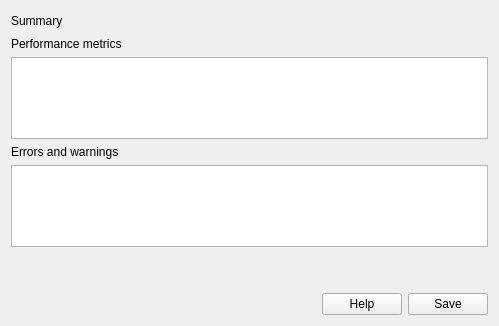
<?xml version="1.0" encoding="UTF-8"?>
<ui version="4.0">
 <class>MetricsWindow</class>
 <widget class="QWidget" name="MetricsWindow">
  <property name="geometry">
   <rect>
    <x>0</x>
    <y>0</y>
    <width>499</width>
    <height>326</height>
   </rect>
  </property>
  <property name="windowTitle">
   <string>Metrics</string>
  </property>
  <layout class="QGridLayout" name="gridLayout" rowstretch="0,0,2,0,2,0,0">
   <item row="0" column="0" colspan="2">
    <layout class="QHBoxLayout" name="horizontalLayout_2">
     <property name="spacing">
      <number>6</number>
     </property>
     <item>
      <widget class="QLabel" name="label_3">
       <property name="text">
        <string>Summary</string>
       </property>
      </widget>
     </item>
     <item>
      <widget class="MXLEDWidget" name="LEDs" native="true">
       <property name="sizePolicy">
        <sizepolicy hsizetype="Preferred" vsizetype="Preferred">
         <horstretch>0</horstretch>
         <verstretch>0</verstretch>
        </sizepolicy>
       </property>
      </widget>
     </item>
     <item>
      <spacer name="horizontalSpacer_2">
       <property name="orientation">
        <enum>Qt::Horizontal</enum>
       </property>
       <property name="sizeHint" stdset="0">
        <size>
         <width>40</width>
         <height>20</height>
        </size>
       </property>
      </spacer>
     </item>
    </layout>
   </item>
   <item row="1" column="0">
    <widget class="QLabel" name="label">
     <property name="text">
      <string>Performance metrics</string>
     </property>
    </widget>
   </item>
   <item row="2" column="0" colspan="2">
    <widget class="QTextEdit" name="mxTE">
     <property name="focusPolicy">
      <enum>Qt::NoFocus</enum>
     </property>
     <property name="acceptDrops">
      <bool>false</bool>
     </property>
     <property name="undoRedoEnabled">
      <bool>false</bool>
     </property>
     <property name="lineWrapMode">
      <enum>QTextEdit::NoWrap</enum>
     </property>
     <property name="readOnly">
      <bool>true</bool>
     </property>
     <property name="overwriteMode">
      <bool>false</bool>
     </property>
    </widget>
   </item>
   <item row="3" column="0">
    <widget class="QLabel" name="label_2">
     <property name="text">
      <string>Errors and warnings</string>
     </property>
    </widget>
   </item>
   <item row="4" column="0" colspan="2">
    <widget class="QTextEdit" name="erTE">
     <property name="focusPolicy">
      <enum>Qt::NoFocus</enum>
     </property>
     <property name="acceptDrops">
      <bool>false</bool>
     </property>
     <property name="undoRedoEnabled">
      <bool>false</bool>
     </property>
     <property name="lineWrapMode">
      <enum>QTextEdit::WidgetWidth</enum>
     </property>
     <property name="readOnly">
      <bool>true</bool>
     </property>
     <property name="overwriteMode">
      <bool>false</bool>
     </property>
    </widget>
   </item>
   <item row="5" column="0">
    <spacer name="verticalSpacer">
     <property name="orientation">
      <enum>Qt::Vertical</enum>
     </property>
     <property name="sizeHint" stdset="0">
      <size>
       <width>20</width>
       <height>40</height>
      </size>
     </property>
    </spacer>
   </item>
   <item row="6" column="0" colspan="2">
    <layout class="QHBoxLayout" name="horizontalLayout">
     <item>
      <spacer name="horizontalSpacer">
       <property name="orientation">
        <enum>Qt::Horizontal</enum>
       </property>
       <property name="sizeHint" stdset="0">
        <size>
         <width>40</width>
         <height>20</height>
        </size>
       </property>
      </spacer>
     </item>
     <item>
      <widget class="QPushButton" name="helpBut">
       <property name="text">
        <string>Help</string>
       </property>
      </widget>
     </item>
     <item>
      <widget class="QPushButton" name="saveBut">
       <property name="text">
        <string>Save</string>
       </property>
      </widget>
     </item>
    </layout>
   </item>
  </layout>
 </widget>
 <customwidgets>
  <customwidget>
   <class>MXLEDWidget</class>
   <extends>QWidget</extends>
   <header>MXLEDWidget.h</header>
   <container>1</container>
  </customwidget>
 </customwidgets>
 <resources/>
 <connections/>
</ui>
